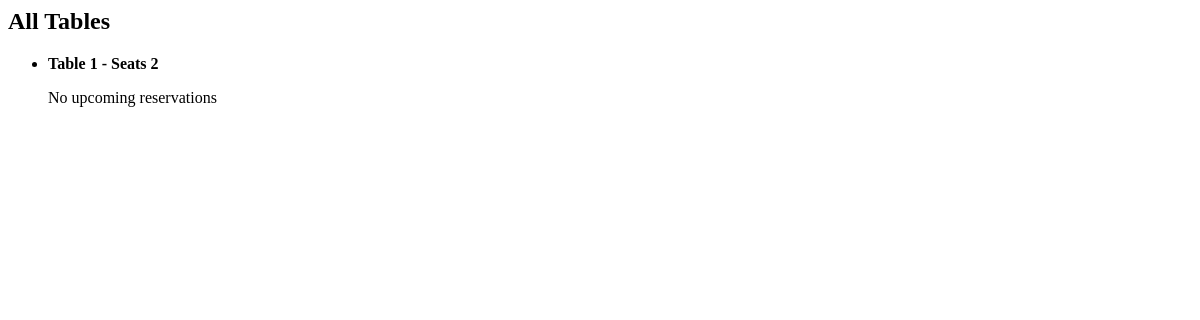
Page /tables/ on the earlier database version.
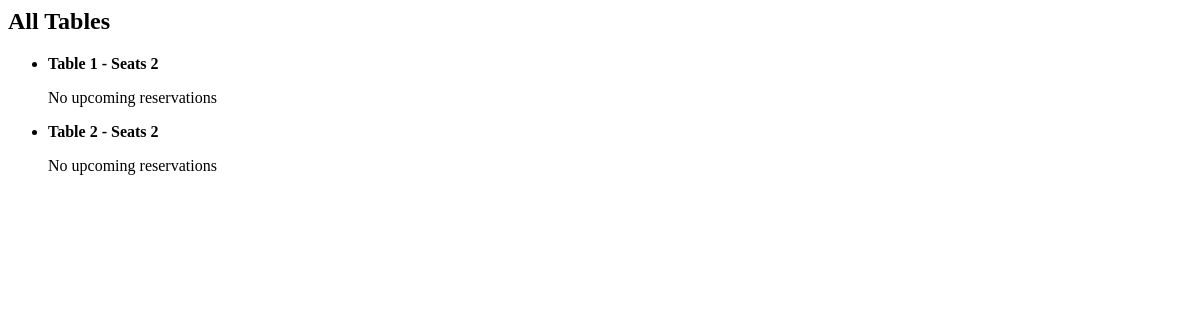
Same page on the later database version.
### tables/models.py (models this page shows, shortened)
class Table(models.Model):
    HOURS_CHOICES = [(h, f"{h}:00 - {h+1}:00") for h in list(range(10, 15)) + list(range(19, 23))]
    number = models.IntegerField(unique = True)
    seats = models.IntegerField()
    slug = models.SlugField(primary_key = True, unique = True, blank = True)
    class Meta:
        verbose_name_plural = "Tables"
    def __str__(self):
        return f"Table {self.number} - Seats {self.seats}"

### tables/views.py (the view)
# urls.py: path('', TableView.as_view(), name="tables-list"),
class TableView(ListView):
    model = Table
    template_name = "tables/tables_list.html"
    context_object_name = "tables"
    def get_context_data(self, **kwargs):
        context = super().get_context_data(**kwargs)
        today = date.today()
        for table in context['tables']:
            table.active_reservations = table.reservations.filter(
                date__gte = today,
            ).order_by("date", "start_hour")
        return context

### tables/templates/tables/tables_list.html
<h2>All Tables</h2>
<ul>
  {% for table in tables %}
    <li>
      <strong>{{ table }}</strong>
      {% if table.active_reservations %}
        <ul>
          {% for res in table.active_reservations %}
            <li>{{ res.date }} at {{ res.time }} for {{ res.guests }} people</li>
          {% endfor %}
        </ul>
      {% else %}
        <p>No upcoming reservations</p>
      {% endif %}
    </li>
  {% endfor %}
</ul>

Differences in the rows shown:
added Table: number+seats "Table 2 - Seats 2", shows "No upcoming reservations"
